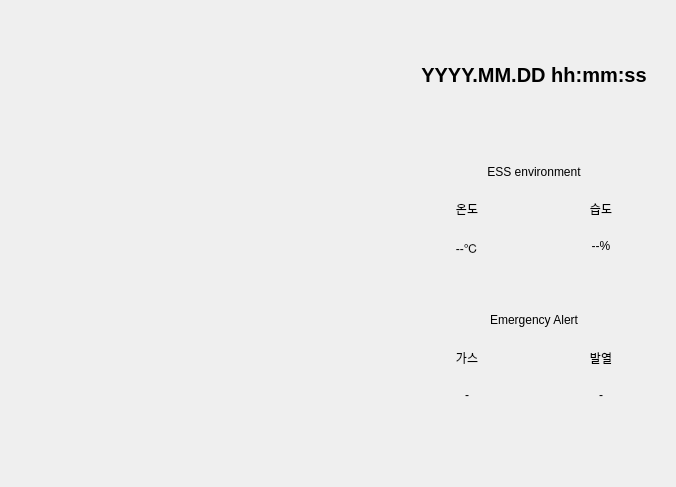
<?xml version="1.0" encoding="UTF-8"?>
<ui version="4.0">
 <class>Tab1Main</class>
 <widget class="QWidget" name="Tab1Main">
  <property name="geometry">
   <rect>
    <x>0</x>
    <y>0</y>
    <width>676</width>
    <height>487</height>
   </rect>
  </property>
  <property name="windowTitle">
   <string>Form</string>
  </property>
  <layout class="QHBoxLayout" name="horizontalLayout_2">
   <item>
    <layout class="QHBoxLayout" name="horizontalLayout" stretch="6,4">
     <item>
      <layout class="QVBoxLayout" name="verticalLayout_9" stretch="3,2">
       <item>
        <layout class="QVBoxLayout" name="pMapLayout"/>
       </item>
       <item>
        <layout class="QHBoxLayout" name="pBatteryrackLayout">
         <item>
          <layout class="QVBoxLayout" name="pBatteryRack1"/>
         </item>
         <item>
          <layout class="QVBoxLayout" name="pBatteryRack2"/>
         </item>
         <item>
          <layout class="QVBoxLayout" name="pBatteryRack3"/>
         </item>
        </layout>
       </item>
      </layout>
     </item>
     <item>
      <layout class="QVBoxLayout" name="pInfoLayout" stretch="0,1,0,3,3,0">
       <item>
        <spacer name="verticalSpacer_3">
         <property name="orientation">
          <enum>Qt::Orientation::Vertical</enum>
         </property>
         <property name="sizeHint" stdset="0">
          <size>
           <width>20</width>
           <height>40</height>
          </size>
         </property>
        </spacer>
       </item>
       <item>
        <layout class="QVBoxLayout" name="verticalLayout_8">
         <item>
          <widget class="QLabel" name="pLabelTime">
           <property name="font">
            <font>
             <pointsize>15</pointsize>
             <bold>true</bold>
            </font>
           </property>
           <property name="text">
            <string>YYYY.MM.DD hh:mm:ss</string>
           </property>
           <property name="textFormat">
            <enum>Qt::TextFormat::AutoText</enum>
           </property>
           <property name="alignment">
            <set>Qt::AlignmentFlag::AlignCenter</set>
           </property>
          </widget>
         </item>
        </layout>
       </item>
       <item>
        <spacer name="verticalSpacer">
         <property name="orientation">
          <enum>Qt::Orientation::Vertical</enum>
         </property>
         <property name="sizeHint" stdset="0">
          <size>
           <width>20</width>
           <height>40</height>
          </size>
         </property>
        </spacer>
       </item>
       <item>
        <layout class="QVBoxLayout" name="verticalLayout_7" stretch="1,3">
         <item>
          <widget class="QLabel" name="label">
           <property name="text">
            <string>ESS environment</string>
           </property>
           <property name="alignment">
            <set>Qt::AlignmentFlag::AlignBottom|Qt::AlignmentFlag::AlignHCenter</set>
           </property>
          </widget>
         </item>
         <item>
          <layout class="QHBoxLayout" name="horizontalLayout_7" stretch="0,0">
           <item>
            <layout class="QVBoxLayout" name="verticalLayout">
             <item>
              <layout class="QHBoxLayout" name="horizontalLayout_4">
               <item>
                <widget class="QLabel" name="label_2">
                 <property name="text">
                  <string>온도</string>
                 </property>
                 <property name="alignment">
                  <set>Qt::AlignmentFlag::AlignCenter</set>
                 </property>
                </widget>
               </item>
              </layout>
             </item>
             <item>
              <layout class="QHBoxLayout" name="horizontalLayout_3">
               <item>
                <widget class="QLabel" name="pLabelTemp">
                 <property name="text">
                  <string>--℃</string>
                 </property>
                 <property name="alignment">
                  <set>Qt::AlignmentFlag::AlignHCenter|Qt::AlignmentFlag::AlignTop</set>
                 </property>
                </widget>
               </item>
              </layout>
             </item>
            </layout>
           </item>
           <item>
            <layout class="QVBoxLayout" name="verticalLayout_2">
             <item>
              <layout class="QHBoxLayout" name="horizontalLayout_5">
               <item>
                <widget class="QLabel" name="label_12">
                 <property name="text">
                  <string>습도</string>
                 </property>
                 <property name="alignment">
                  <set>Qt::AlignmentFlag::AlignCenter</set>
                 </property>
                </widget>
               </item>
              </layout>
             </item>
             <item>
              <layout class="QHBoxLayout" name="horizontalLayout_6">
               <item>
                <widget class="QLabel" name="pLabelHumi">
                 <property name="text">
                  <string>--%</string>
                 </property>
                 <property name="alignment">
                  <set>Qt::AlignmentFlag::AlignHCenter|Qt::AlignmentFlag::AlignTop</set>
                 </property>
                </widget>
               </item>
              </layout>
             </item>
            </layout>
           </item>
          </layout>
         </item>
        </layout>
       </item>
       <item>
        <layout class="QVBoxLayout" name="verticalLayout_10" stretch="1,3">
         <item>
          <widget class="QLabel" name="label_3">
           <property name="text">
            <string>Emergency Alert</string>
           </property>
           <property name="alignment">
            <set>Qt::AlignmentFlag::AlignBottom|Qt::AlignmentFlag::AlignHCenter</set>
           </property>
          </widget>
         </item>
         <item>
          <layout class="QHBoxLayout" name="horizontalLayout_10">
           <item>
            <layout class="QVBoxLayout" name="verticalLayout_5">
             <item>
              <layout class="QVBoxLayout" name="verticalLayout_6">
               <item>
                <widget class="QLabel" name="label_15">
                 <property name="focusPolicy">
                  <enum>Qt::FocusPolicy::NoFocus</enum>
                 </property>
                 <property name="text">
                  <string>가스</string>
                 </property>
                 <property name="alignment">
                  <set>Qt::AlignmentFlag::AlignCenter</set>
                 </property>
                </widget>
               </item>
              </layout>
             </item>
             <item>
              <layout class="QHBoxLayout" name="horizontalLayout_9">
               <item>
                <widget class="QLabel" name="pLabelGas">
                 <property name="text">
                  <string>-</string>
                 </property>
                 <property name="alignment">
                  <set>Qt::AlignmentFlag::AlignHCenter|Qt::AlignmentFlag::AlignTop</set>
                 </property>
                </widget>
               </item>
              </layout>
             </item>
            </layout>
           </item>
           <item>
            <layout class="QVBoxLayout" name="verticalLayout_4">
             <item>
              <layout class="QVBoxLayout" name="verticalLayout_3">
               <item>
                <widget class="QLabel" name="label_10">
                 <property name="text">
                  <string>발열</string>
                 </property>
                 <property name="alignment">
                  <set>Qt::AlignmentFlag::AlignCenter</set>
                 </property>
                </widget>
               </item>
              </layout>
             </item>
             <item>
              <layout class="QHBoxLayout" name="horizontalLayout_8">
               <item>
                <widget class="QLabel" name="pLabelThermal">
                 <property name="text">
                  <string>-</string>
                 </property>
                 <property name="alignment">
                  <set>Qt::AlignmentFlag::AlignHCenter|Qt::AlignmentFlag::AlignTop</set>
                 </property>
                </widget>
               </item>
              </layout>
             </item>
            </layout>
           </item>
          </layout>
         </item>
        </layout>
       </item>
       <item>
        <spacer name="verticalSpacer_2">
         <property name="orientation">
          <enum>Qt::Orientation::Vertical</enum>
         </property>
         <property name="sizeHint" stdset="0">
          <size>
           <width>20</width>
           <height>40</height>
          </size>
         </property>
        </spacer>
       </item>
      </layout>
     </item>
    </layout>
   </item>
  </layout>
 </widget>
 <resources/>
 <connections/>
</ui>
